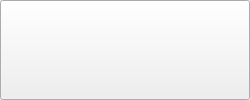
<?xml version="1.0" encoding="UTF-8"?>
<ui version="4.0">
 <class>stateButton</class>
 <widget class="QWidget" name="stateButton">
  <property name="geometry">
   <rect>
    <x>0</x>
    <y>0</y>
    <width>250</width>
    <height>100</height>
   </rect>
  </property>
  <property name="windowTitle">
   <string>stateButton</string>
  </property>
  <widget class="QtMaterialFlatButton" name="Button">
   <property name="geometry">
    <rect>
     <x>0</x>
     <y>0</y>
     <width>250</width>
     <height>100</height>
    </rect>
   </property>
   <property name="sizePolicy">
    <sizepolicy hsizetype="Fixed" vsizetype="Fixed">
     <horstretch>0</horstretch>
     <verstretch>0</verstretch>
    </sizepolicy>
   </property>
   <property name="minimumSize">
    <size>
     <width>250</width>
     <height>100</height>
    </size>
   </property>
   <property name="text">
    <string/>
   </property>
  </widget>
  <widget class="QLabel" name="StateLabel">
   <property name="geometry">
    <rect>
     <x>200</x>
     <y>40</y>
     <width>31</width>
     <height>21</height>
    </rect>
   </property>
   <property name="text">
    <string/>
   </property>
  </widget>
 </widget>
 <customwidgets>
  <customwidget>
   <class>QtMaterialFlatButton</class>
   <extends>QPushButton</extends>
   <header>qtmaterialflatbutton.h</header>
  </customwidget>
 </customwidgets>
 <resources/>
 <connections/>
</ui>
